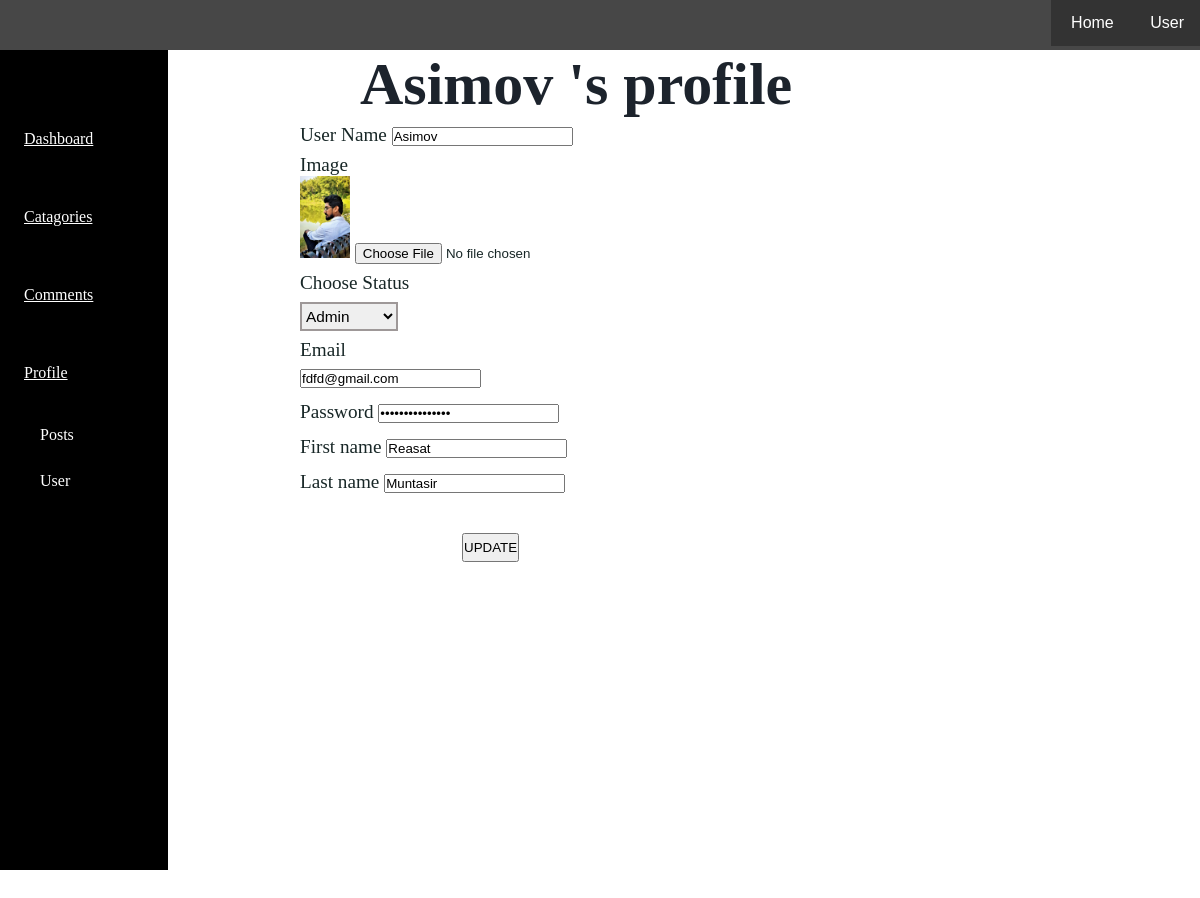
Page /includes/pagefiles/admin/userprofile.php (signed in) on the committed database.
### tables this page shows
CREATE TABLE `user` (
  `userid` int(5) NOT NULL,
  `username` varchar(255) NOT NULL,
  `useremail` varchar(255) NOT NULL,
  `userpassword` varchar(255) NOT NULL,
  `fname` text NOT NULL,
  `lname` text NOT NULL,
  `userstatus` varchar(255) NOT NULL,
  `userimg` varchar(255) NOT NULL,
  `type` varchar(255) NOT NULL
);

### includes/pagefiles/admin/userprofile.php (the view, shortened to what this page needs)
<?php  include "adincludes/ad_header.php"; ?>
<?php  include "adincludes/left_menu.php"; ?>
<head>
</head>
<?php
    if(isset($_SESSION['userid'])){
        $sessionId = $_SESSION['userid'];
        $select = "SELECT * FROM user WHERE userid = '{$sessionId}'";
        $selected = mysqli_query($connection,$select);
        while($row = mysqli_fetch_assoc($selected)){
            $u_name = $row['username'];
            $u_img = $row['userimg'];
            $u_email = $row['useremail'];
            $u_fname = $row['fname'];
            $u_lname = $row['lname'];
            $u_type = $row['type'];
            $u_pass = $row['userpassword'];
        }
    }
       ?>
    <h2 style="font-size: 60px; color: #1c232c; margin-left: 30%;">
        <?php echo $u_name ?> 's profile
    </h2>
    <div class="form">
        <form action="" enctype="multipart/form-data" method="post">
            <div class="inputs">
                <label for="">User Name</label>
                <input type="text" name="username" value="<?php echo $u_name; ?>">
            </div>
            <div class="inputs">
                <label for="">Image</label> <br>
                <img src="../images/<?php echo $u_img; ?>" alt="" style="width: 50px;">
                <input type="file" name="userimg" value="">
            </div>
            <div class="inputs">
               <label for="">Choose Status</label> <br>
                <select name="user_type_selection" id="" >
                <?php
                    if($u_type == 'Admin'){
                ?>
                    <option value="<?php echo $u_type; ?>"><?php echo $u_type; ?></option>
                       <?php
                  }
                    else
                    {
                        ?>
                        <option value="<?php echo $u_type; ?>"><?php echo $u_type; ?></option>
                        <?php
                          }
                ?>
                </select>
            </div>
            <div class="inputs">
                <label for="">Email</label> <br>
                <input type="email" name="useremail" value="<?php echo $u_email; ?>">
            </div>
            <div class="inputs">
                <label for="">Password</label>
                <input type="password" name="userpassword" value="<?php echo $u_pass; ?>">
            </div>
            <div class="inputs">
                <label for="">First name</label>
                <input type="text" name="fname" value="<?php echo $u_fname; ?>">
            </div>
            <div class="inputs">
                <label for="">Last name</label>
                <input type="text" name="lname" value="<?php echo $u_lname; ?>">
            </div> <br>
            <div class="inputs">
                <input type="submit" name="updateuser" value="UPDATE">
            </div>
        </form>

### includes/pagefiles/admin/admin_design.css (style rules this page uses)
* { margin: 0; padding: 0; }
body { height: 200vh; }

### includes/pagefiles/admin/userprofile.php (style rules this page uses)
input[type=text], input[type=date], input[type=file], input[type=email], input[type=password], select { margin: 8px 0; }
select { font-size: 80%; padding: 3px 0; border: 2px solid rgba(116, 106, 106, 0.65); }
input[type=submit] { padding: 5px 0%; margin: 10px 27%; }
.form { width: 50%; margin: 0 auto; font-size: 120%; color: #182727; }

### rows in the picture
user: username "Asimov", userimg (picture), user_type_selection "Admin", useremail "fdfd@gmail.com", fname "Reasat", lname "Muntasir"
